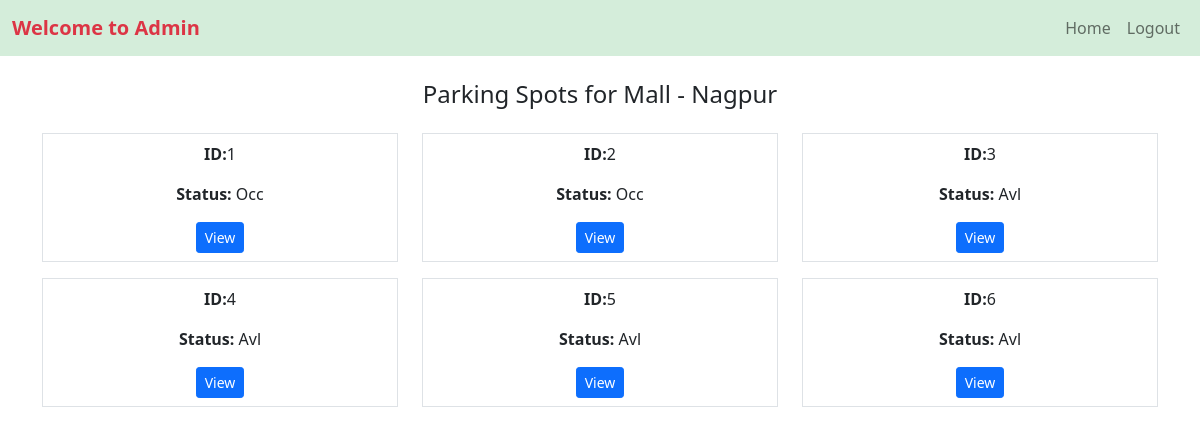
/admin/view_spots/1 (signed in), run on the app's committed database.
### backend/models.py (models this page shows)
class Parking_lot(db.Model):
    id = db.Column(db.Integer, primary_key=True)
    prime_location_name = db.Column(db.String(200), nullable=False)
    price = db.Column(db.Float, nullable=True)
    maximum_number_of_spots = db.Column(db.Integer, nullable=False)
    address = db.Column(db.String(200), nullable=True)
    pin_code = db.Column(db.String(20), nullable=True)
    city = db.Column(db.String(20), nullable=False)
    spots = db.relationship('Parking_spot', backref='lot', lazy=True)

class Parking_spot(db.Model):
    id = db.Column(db.Integer, primary_key=True)
    lot_id = db.Column(db.Integer, db.ForeignKey('parking_lot.id'), nullable=False)
    status = db.Column(db.String(20), nullable=False, default='Available')
    spot_name = db.Column(db.String(20))
    place = db.Column(db.String(20))
    city = db.Column(db.String(20))
    reservations = db.relationship('Reservation', backref='spot', lazy=True)

### backend/controller.py (the view)
@app.route('/admin/view_spots/<int:lot_id>', methods=['GET', 'POST'])
def view_spots(lot_id):
    if 'admin_id' not in session:
        flash("Only admin can access this page", "danger")
        return redirect('/admin_login')
    lot = Parking_lot.query.get(lot_id)
    if not lot:
        flash("Parking lot not found", "danger")
        return redirect('/admin/dashboard')
    spots = Parking_spot.query.filter_by(lot_id=lot.id).all()
    return render_template('view_spots.html', spots=spots, lot=lot)

### templates/view_spots.html (shortened to what this page needs)
<!doctype html>
<html lang="en">
<head>
  <link href="https://cdn.jsdelivr.net/npm/bootstrap@5.0.2/dist/css/bootstrap.min.css" rel="stylesheet">
</head>
<body>
   <nav class="navbar navbar-expand-lg navbar-light" style="background-color: #d4edda;">
    <div class="container-fluid">
      <span class="text-danger fw-bold" style="font-size: 20px;">Welcome to Admin</span>
      <div class="navbar-nav d-flex">
        <a class="nav-link" href="/admin/dashboard">Home</a>
        <a class="nav-link" href="/logout">Logout</a>
      </div>
    </div>
  </nav>
  <div class="container mt-4">
    <h4 class="text-center mb-4">Parking Spots for {{ lot.prime_location_name }} - {{ lot.city }}</h4>
    <div class="row">
      {% for spot in spots %}
      <div class="col-4 mb-3">
        <div class="border p-2 text-center" style="border: 2px solid">
          <p><strong>ID:</strong>{{ loop.index }}</p>
          <p><strong>Status:</strong> {{ 'Avl' if spot.status == 'Available' else 'Occ' }}</p>
          <a href="{{ url_for('view_spot_details', spot_id=spot.id) }}" class="btn btn-sm btn-primary">View</a>
        </div>
      </div>
      {% endfor %}
    </div>
  </div>
</body>
</html>

### data on the page
Parking_lot: prime_location_name "Mall", city "Nagpur"
Parking_spot: status "Occ"
Parking_spot: status "Occ"
Parking_spot: status "Avl"
Parking_spot: status "Avl"
Parking_spot: status "Avl"
Parking_spot: status "Avl"
